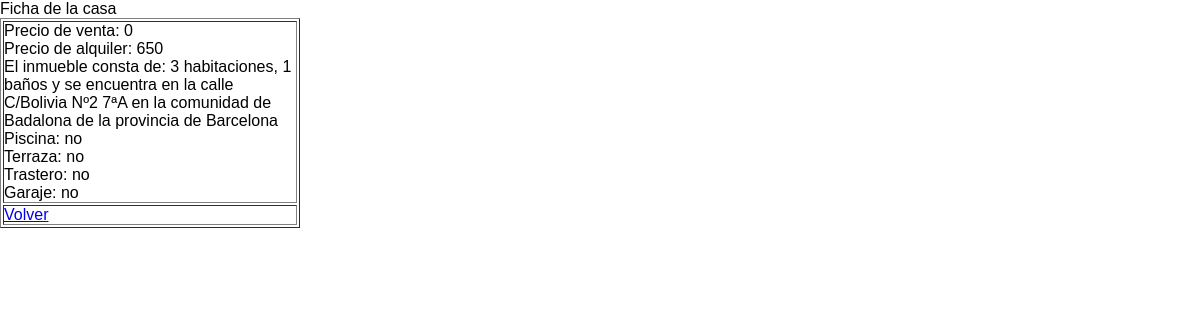
Screenshot of /inmuebles/fichacasa.php?idcasa=2 with the database file from the repository.
### tables this page shows
CREATE TABLE IF NOT EXISTS `inmuebles` (
  `idcasa` int(3) NOT NULL,
  `idlocalidad` int(3) NOT NULL,
  `dni_propietario` varchar(9) NOT NULL,
  `venta` char(1) NOT NULL,
  `alquiler` char(1) NOT NULL,
  `habitaciones` varchar(2) NOT NULL,
  `m2` varchar(4) NOT NULL,
  `banios` varchar(2) NOT NULL,
  `terraza` char(1) NOT NULL,
  `trastero` char(1) NOT NULL,
  `piscina` char(1) NOT NULL,
  `garaje` char(1) NOT NULL,
  `direccion` varchar(50) NOT NULL,
  `precio_venta` int(8) NOT NULL,
  `precio_alquiler` int(4) NOT NULL
);

CREATE TABLE IF NOT EXISTS `localidades` (
  `idlocalidad` int(3) NOT NULL,
  `idprovincia` int(3) NOT NULL,
  `localidad` varchar(30) NOT NULL
);

CREATE TABLE IF NOT EXISTS `provincias` (
  `idprovincia` int(3) NOT NULL,
  `provincia` varchar(20) NOT NULL
);

### inmuebles/fichacasa.php (the view, shortened to what this page needs)
<!DOCTYPE html PUBLIC "-//W3C//DTD XHTML 1.0 Transitional//EN" "http://www.w3.org/TR/xhtml1/DTD/xhtml1-transitional.dtd">
<html xmlns="http://www.w3.org/1999/xhtml">
<head>
<link rel=stylesheet href="style.css" type="text/css">
<tittle>Ficha de la casa</tittle>
</head>
<body>
<table>
<?php
	$conexion = mysqli_connect('localhost','root','','inmobiliaria')
	or die('No se pudo conectar: ' . mysqli_error());
$sqlMostrar = "SELECT `idcasa`, `venta`, `alquiler`, `habitaciones`, `m2`, `banios`, `terraza`, `trastero`, `piscina`, `garaje`, `direccion`, `precio_venta`, `precio_alquiler`, `localidad`, `provincia`
FROM `inmuebles` , `localidades`, `provincias`
where `inmuebles`.`idlocalidad`=`localidades`.`idlocalidad` and `localidades`.`idprovincia`=`provincias`.`idprovincia` and `inmuebles`.`idcasa`= '".$_GET['idcasa']."'";
$resultado =mysqli_query($conexion,$sqlMostrar);
while ($inmueble = mysqli_fetch_array($resultado)){
	if($inmueble['piscina']==0) {$piscina="no";} else {$piscina="si";}
	if($inmueble['terraza']==0) {$terraza="no";} else {$terraza="si";}
	if($inmueble['trastero']==0) {$trastero="no";} else {$trastero="si";}
	if($inmueble['garaje']==0) {$garaje="no";} else {$garaje="si";}
	$idcasa=$inmueble['idcasa'];
			echo "<TABLE BORDER=1 WIDTH=300>";
			echo "<tr>";
			echo "<td colspan=\"3\"><p> Precio de venta: " .$inmueble['precio_venta']."</p>";
			echo "<p> Precio de alquiler: " .$inmueble['precio_alquiler']."</p>";
			echo "<p> El inmueble consta de: " .$inmueble['habitaciones']." habitaciones, ".$inmueble['banios']." baños y se encuentra en la calle ".$inmueble['direccion']." en la comunidad de ".
			  $inmueble['localidad']." de la provincia de ".$inmueble['provincia']."</p>";
			echo "<p>Piscina: ".$piscina;
			echo "<p>Terraza: ".$terraza;
			echo "<p>Trastero: ".$trastero;
			echo "<p>Garaje: ".$garaje;
			echo "</td>";
			echo "</tr>";
			echo "<tr>";
			echo "<td colspan=\"3\"><a href=\"gestiondeinmuebles.php?idcasa=".$idcasa."\">Volver</a></td>";
			echo "</tr>";
			echo "</TABLE>";
		}
?>
</table>
</body>
</html>

### css/style.css (style rules this page uses)
* { margin: 0; padding: 0; -webkit-box-sizing: border-box; box-sizing: border-box; list-style: none; }
html,body { height: 100%; overflow-x: hidden; }
body { font: 1em sans-serif; font-weight: 300; font-size: 100%; }

### rows the page displays
inmuebles: precio_venta "0", precio_alquiler "650", habitaciones "3", banios "1", direccion "C/Bolivia Nº2 7ªA", idlocalidad.localidad "Badalona", provincias.provincia "Barcelona", piscina "no", terraza "no", trastero "no", garaje "no"
